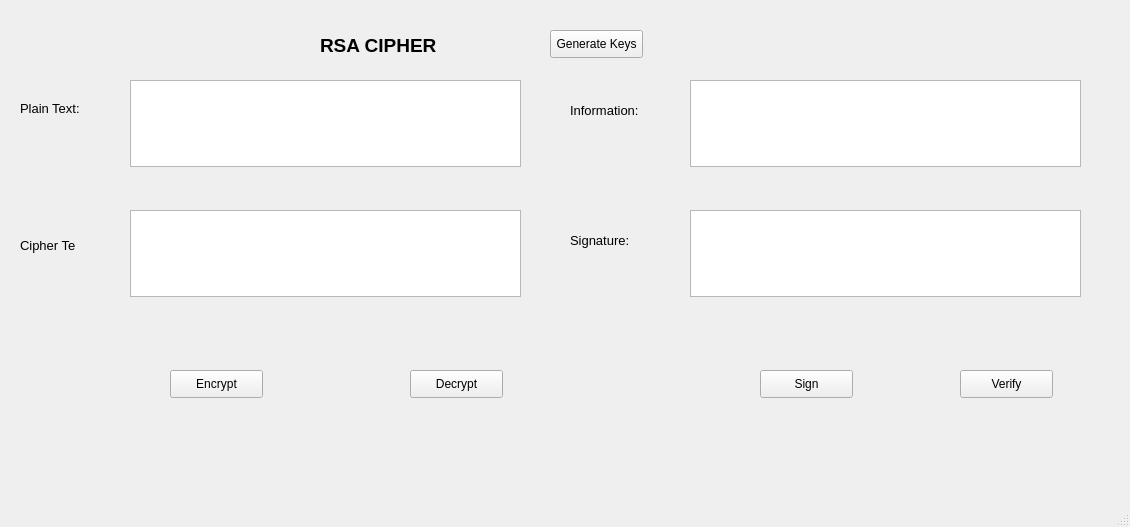
<?xml version="1.0" encoding="UTF-8"?>
<ui version="4.0">
 <class>MainWindow</class>
 <widget class="QMainWindow" name="MainWindow">
  <property name="geometry">
   <rect>
    <x>0</x>
    <y>0</y>
    <width>1130</width>
    <height>527</height>
   </rect>
  </property>
  <property name="windowTitle">
   <string>MainWindow</string>
  </property>
  <widget class="QWidget" name="centralwidget">
   <widget class="QPushButton" name="btn_encrypt">
    <property name="geometry">
     <rect>
      <x>170</x>
      <y>370</y>
      <width>93</width>
      <height>28</height>
     </rect>
    </property>
    <property name="text">
     <string>Encrypt</string>
    </property>
   </widget>
   <widget class="QPlainTextEdit" name="txt_cipher_text">
    <property name="geometry">
     <rect>
      <x>130</x>
      <y>210</y>
      <width>391</width>
      <height>87</height>
     </rect>
    </property>
   </widget>
   <widget class="QLabel" name="label_2">
    <property name="geometry">
     <rect>
      <x>20</x>
      <y>100</y>
      <width>81</width>
      <height>16</height>
     </rect>
    </property>
    <property name="font">
     <font>
      <pointsize>10</pointsize>
     </font>
    </property>
    <property name="text">
     <string>Plain Text:</string>
    </property>
   </widget>
   <widget class="QLabel" name="label">
    <property name="geometry">
     <rect>
      <x>320</x>
      <y>30</y>
      <width>161</width>
      <height>31</height>
     </rect>
    </property>
    <property name="font">
     <font>
      <pointsize>14</pointsize>
      <weight>75</weight>
      <bold>true</bold>
     </font>
    </property>
    <property name="text">
     <string>RSA CIPHER</string>
    </property>
   </widget>
   <widget class="QPushButton" name="btn_decrypt">
    <property name="geometry">
     <rect>
      <x>410</x>
      <y>370</y>
      <width>93</width>
      <height>28</height>
     </rect>
    </property>
    <property name="text">
     <string>Decrypt</string>
    </property>
   </widget>
   <widget class="QLabel" name="label_4">
    <property name="geometry">
     <rect>
      <x>20</x>
      <y>230</y>
      <width>55</width>
      <height>31</height>
     </rect>
    </property>
    <property name="font">
     <font>
      <pointsize>10</pointsize>
     </font>
    </property>
    <property name="text">
     <string>Cipher Text:</string>
    </property>
   </widget>
   <widget class="QPlainTextEdit" name="txt_plain_text">
    <property name="geometry">
     <rect>
      <x>130</x>
      <y>80</y>
      <width>391</width>
      <height>87</height>
     </rect>
    </property>
   </widget>
   <widget class="QPushButton" name="btn_gen_keys">
    <property name="geometry">
     <rect>
      <x>550</x>
      <y>30</y>
      <width>93</width>
      <height>28</height>
     </rect>
    </property>
    <property name="text">
     <string>Generate Keys</string>
    </property>
   </widget>
   <widget class="QPushButton" name="btn_sign">
    <property name="geometry">
     <rect>
      <x>760</x>
      <y>370</y>
      <width>93</width>
      <height>28</height>
     </rect>
    </property>
    <property name="text">
     <string>Sign</string>
    </property>
   </widget>
   <widget class="QPushButton" name="btn_verify">
    <property name="geometry">
     <rect>
      <x>960</x>
      <y>370</y>
      <width>93</width>
      <height>28</height>
     </rect>
    </property>
    <property name="text">
     <string>Verify</string>
    </property>
   </widget>
   <widget class="QPlainTextEdit" name="txt_info">
    <property name="geometry">
     <rect>
      <x>690</x>
      <y>80</y>
      <width>391</width>
      <height>87</height>
     </rect>
    </property>
   </widget>
   <widget class="QPlainTextEdit" name="txt_sign">
    <property name="geometry">
     <rect>
      <x>690</x>
      <y>210</y>
      <width>391</width>
      <height>87</height>
     </rect>
    </property>
   </widget>
   <widget class="QLabel" name="label_5">
    <property name="geometry">
     <rect>
      <x>570</x>
      <y>220</y>
      <width>81</width>
      <height>41</height>
     </rect>
    </property>
    <property name="font">
     <font>
      <pointsize>10</pointsize>
     </font>
    </property>
    <property name="text">
     <string>Signature:</string>
    </property>
   </widget>
   <widget class="QLabel" name="label_3">
    <property name="geometry">
     <rect>
      <x>570</x>
      <y>100</y>
      <width>101</width>
      <height>20</height>
     </rect>
    </property>
    <property name="font">
     <font>
      <pointsize>10</pointsize>
     </font>
    </property>
    <property name="text">
     <string>Information:</string>
    </property>
   </widget>
  </widget>
  <widget class="QMenuBar" name="menubar">
   <property name="geometry">
    <rect>
     <x>0</x>
     <y>0</y>
     <width>1130</width>
     <height>26</height>
    </rect>
   </property>
  </widget>
  <widget class="QStatusBar" name="statusbar"/>
 </widget>
 <resources/>
 <connections/>
</ui>
